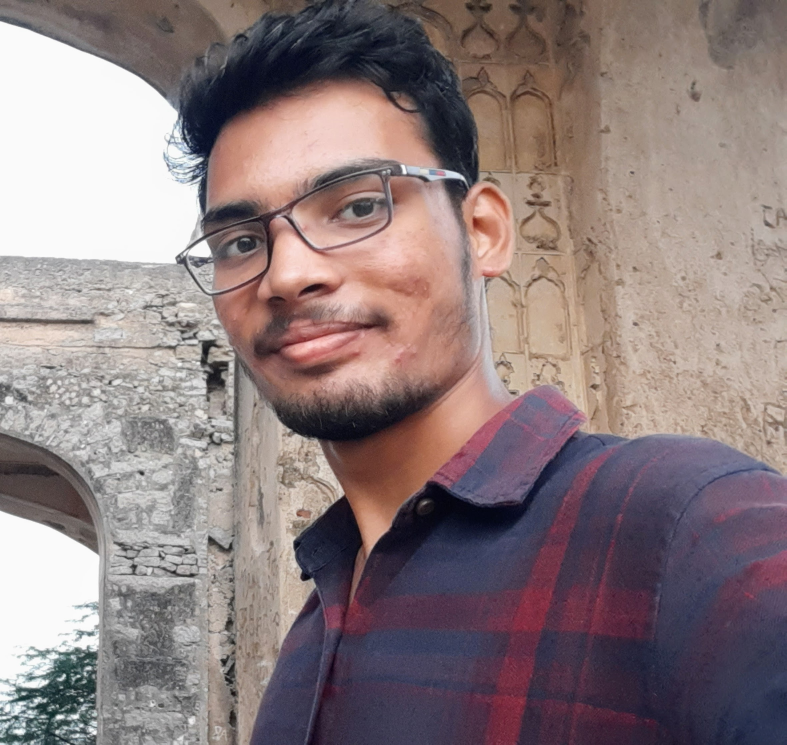
#> input picture sam.jpg, 2359 x 2233 px (shown at 1/3 size)
$ python -i DrawingAi.py   (imports and definitions only)   (older library calls are emulated)
#> lines starting #> are read from the running program, lines starting #| are printed output that depends on the picture

import os
import tarfile
from matplotlib import gridspec
from matplotlib import pyplot as plt
import numpy as np
from PIL import Image
import cv2

from skimage.measure import compare_ssim
import warnings
# [1 line not run here, left out]

#%tensorflow_version 1.x
import tensorflow as tf

# [1 line not run here, left out]

class DeepLabModel(object):
  """Class to load deeplab model and run inference."""

  INPUT_TENSOR_NAME = 'ImageTensor:0'
  OUTPUT_TENSOR_NAME = 'SemanticPredictions:0'
  INPUT_SIZE = 513
  FROZEN_GRAPH_NAME = 'frozen_inference_graph'

  def __init__(self, tarball_path):
    """Creates and loads pretrained deeplab model."""
    self.graph = tf.Graph()
    self.n_cpus=20

    graph_def = None
    # Extract frozen graph from tar archive.
    tar_file = tarfile.open(tarball_path)
    for tar_info in tar_file.getmembers():
      if self.FROZEN_GRAPH_NAME in os.path.basename(tar_info.name):
        file_handle = tar_file.extractfile(tar_info)
        graph_def = tf.GraphDef.FromString(file_handle.read())
        break

    tar_file.close()

    if graph_def is None:
      raise RuntimeError('Cannot find inference graph in tar archive.')

    with self.graph.as_default():
      tf.import_graph_def(graph_def, name='')

    self.sess = tf.Session(config=tf.ConfigProto(device_count={ "CPU": self.n_cpus },inter_op_parallelism_threads=self.n_cpus,intra_op_parallelism_threads=10),graph=self.graph)

  # [21 lines left out: function run, not called in this run]


def create_pascal_label_colormap():
  """Creates a label colormap used in PASCAL VOC segmentation benchmark.

  Returns:
    A Colormap for visualizing segmentation results.
  """
  colormap = np.zeros((256, 3), dtype=int)
  ind = np.arange(256, dtype=int)

  for shift in reversed(range(8)):
    for channel in range(3):
      colormap[:, channel] |= ((ind >> channel) & 1) << shift
    ind >>= 3

  return colormap


def label_to_color_image(label):
  """Adds color defined by the dataset colormap to the label.

  Args:
    label: A 2D array with integer type, storing the segmentation label.

  Returns:
    result: A 2D array with floating type. The element of the array
      is the color indexed by the corresponding element in the input label
      to the PASCAL color map.

  Raises:
    ValueError: If label is not of rank 2 or its value is larger than color
      map maximum entry.
  """
  if label.ndim != 2:
    raise ValueError('Expect 2-D input label')

  colormap = create_pascal_label_colormap()

  if np.max(label) >= len(colormap):
    raise ValueError('label value too large.')

  return colormap[label]


# [32 lines left out: function vis_segmentation, not called in this run]


LABEL_NAMES = np.asarray([
    'background', 'aeroplane', 'bicycle', 'bird', 'boat', 'bottle', 'bus',
    'car', 'cat', 'chair', 'cow', 'diningtable', 'dog', 'horse', 'motorbike',
    'person', 'pottedplant', 'sheep', 'sofa', 'train', 'tv'
])

FULL_LABEL_MAP = np.arange(len(LABEL_NAMES)).reshape(len(LABEL_NAMES), 1)
FULL_COLOR_MAP = label_to_color_image(FULL_LABEL_MAP)


# [1 line that did not run here, left out]
# [1 line not run here, left out]

def mask_model(frame):
    # Changing opencv BGR format to pillow supported RGB format
    img = cv2.cvtColor(frame, cv2.COLOR_BGR2RGB)
    #converting image array to pillow image object
    image = Image.fromarray(img)
    # giving pillow image to model
    resized_im, seg_map = MODEL.run(image)
    #converting "resized_im" pillow object to numpy array
    resized_im=np.array(resized_im)
    #Changing pillow supported RGB format to opencv BGR format
    resized_im=cv2.cvtColor(resized_im,cv2.COLOR_RGB2BGR)
    #converting model generated segmentation map into a color_map
    seg_image = label_to_color_image(seg_map).astype(np.uint8)
    #resizing the image output and segmentation output in to same size
    seg_image = cv2.resize(seg_image, resized_im.shape[1::-1])
    #Detecting the persons color and removing remaining colors in segmentation
    lower = np.array([192,128,128], dtype = "uint8")
    upper = np.array([192,128,128], dtype = "uint8")
    mask = cv2.inRange(seg_image, lower, upper)
    seg_output = cv2.bitwise_and(resized_im,resized_im, mask=mask)
    return seg_output

# [6 lines left out: function draw_effect, not called in this run]


def maskdraw(frame):
    out = mask_model(frame)
    blank_image = np.zeros((out.shape[0],out.shape[1]), np.uint8)
    blank_image.fill(255)
    return draw_effect(out)+blank_image

# [1 line not run here, left out]
# [1 line that did not run here, left out]
# [1 line that did not run here, left out]

# [1 line that did not run here, left out]
# [1 line not run here, left out]
# [1 line that did not run here, left out]
# [1 line not run here, left out]

pensize=10# size from 1 to 100
speed=100#Speed 1 to 100
# [10 lines not run here, left out]

>>> import cv2
>>> picture = cv2.imread('sam.jpg', cv2.IMREAD_GRAYSCALE)
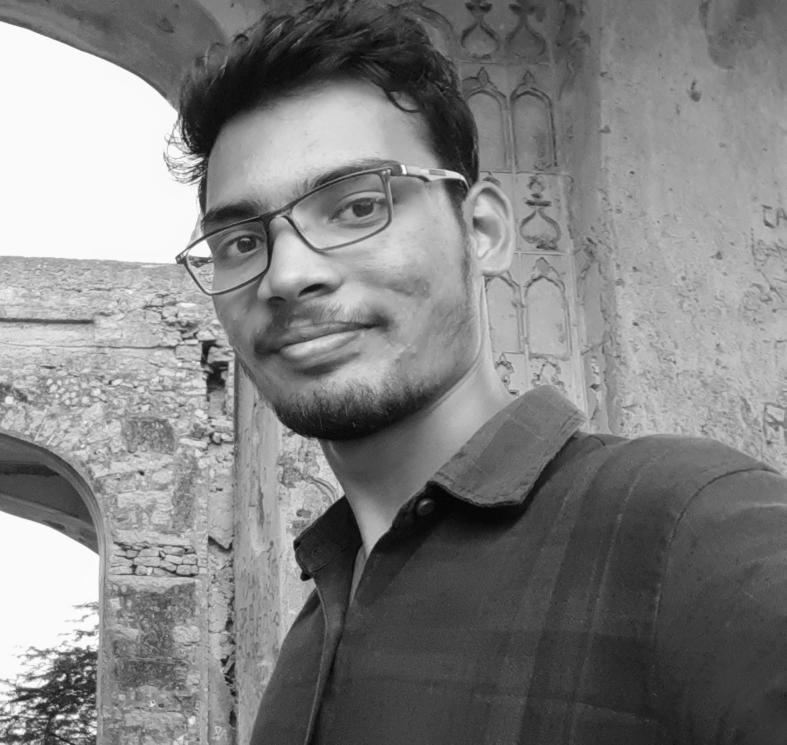
#> picture: shape (2233, 2359) (shown at 1/3 size); min 0, max 255, mean 129.8
>>> result = maskdraw(picture)
#> (the run stopped early here; a loop or call above may not have finished)
